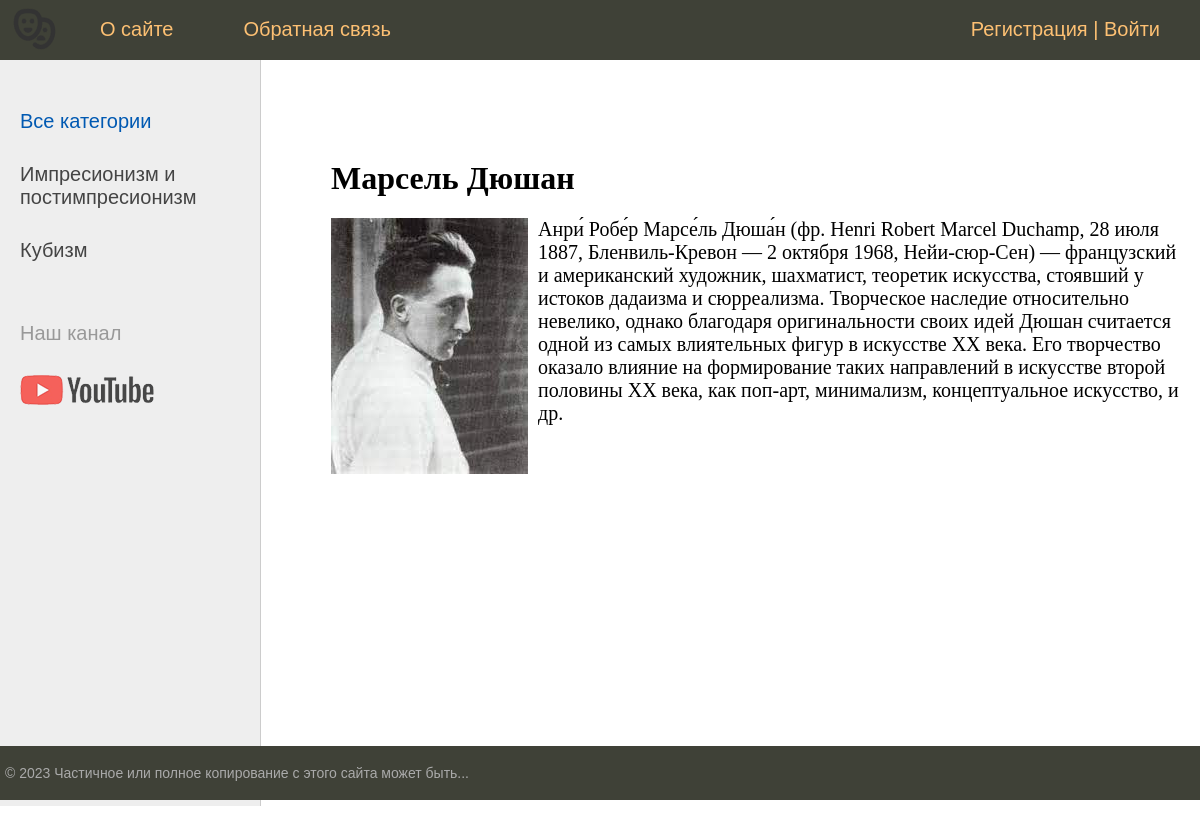
The app's page /post/marsel-dushan/ with its own data.
### artists/models.py (models this page shows, shortened)
class Category(models.Model):
    name = models.CharField(max_length=100, db_index=True, verbose_name="Категория")
    slug = models.SlugField(max_length=255, unique=True, db_index=True, verbose_name="URL")
    def get_absolute_url(self):
        return reverse("category", kwargs={"cat_slug": self.slug})
    class Meta:
        verbose_name = "Категории"
        verbose_name_plural = "Категории"
        ordering = ["id"]

class Artists(models.Model):
    title = models.CharField(max_length=250, verbose_name="Заголовок")
    slug = models.SlugField(max_length=255, unique=True, db_index=True, verbose_name='URL')
    content = models.TextField(blank=True, verbose_name="Текст статьи")
    photo = models.ImageField(upload_to="photos/%Y/%m/%d/", verbose_name="Фото")
    time_create = models.DateTimeField(auto_now_add=True, verbose_name="Время создания")
    time_update = models.DateTimeField(auto_now=True, verbose_name="Время изменения")
    is_published = models.BooleanField(default=True, verbose_name="Публикация")
    cat = models.ForeignKey("Category", on_delete=models.PROTECT, verbose_name="Категории")
    def __str__(self):
        return self.title
    class Meta:
        verbose_name = "Художники"
        verbose_name_plural = "Известные Художники"
        ordering = ["-time_create"]

### artists/views.py (the view)
# urls.py: path("post/<slug:post_slug>/", views.ShowPost.as_view(), name="post"),
class ShowPost(DataMixin, DetailView):
    model = Artists
    template_name = "artists/post.html"
    context_object_name = "post"
    slug_url_kwarg = "post_slug"
    def get_context_data(self, *, object_list=None, **kwargs):
        context = super().get_context_data(**kwargs)
        c_def = self.get_user_context(title=context["post"])
        return dict(list(context.items()) + list(c_def.items()))

### artists/utils.py (called while the page is built)
    def get_user_context(self, **kwargs):
        context = kwargs
        cats = Category.objects.annotate(Count('artists'))
        user_menu = menu.copy()
        if not self.request.user.is_authenticated:
            user_menu.pop(1)
        context['menu'] = user_menu
        context["cats"] = cats
        if "cat_selected" not in context:
            context["cat_selected"] = 0
        return context

### artists/templates/artists/post.html
{% extends "artists/base.html" %}
{% block content %}
<h1>{{ post.title }}</h1>
{% if post.photo %}
<p><img class="img-article-left" src="{{ post.photo.url }}"></p>
{% endif %}
<article>{{ post.content|linebreaks }}</article>
{% endblock content %}

### artists/templates/artists/base.html (shortened to what this page needs)
{% load static %}
{% load artists_tag %}
<!DOCTYPE html>
<html>
<head>
    <link rel='stylesheet' type='text/css' href='{% static "artists/css/styles.css" %}'>
</head>
<body>
<table class="table-page" border=0 cellpadding="0" cellspacing="0">
<tr><td valign="top">
{% block mainmenu %}
    <div class="header">
        <ul id="mainmenu" class="mainmenu">
        <li class="logo"><a href="{% url 'home' %}"><div class="logo"></div></a></li>
{% for m in menu %}
        <li><a href="{% url m.url_name %}">{{ m.title }}</a></li>
{% endfor %}
        {% if request.user.is_authenticated%}
        <li class="last">{{ user.username }} | <a href="{% url 'logout' %}">Выйти</a></li>
        {% else %}
        <li class="last"><a href="{% url 'register' %}">Регистрация</a> | <a href="{% url 'login' %}">Войти</a></li>
        {% endif %}
        </ul>
    </div>
{% endblock mainmenu %}
<table class="table-content" border=0 cellpadding="0" cellspacing="0">
<tr>
    <td valign="top" class="left-chapters">
    <ul id="leftchpters">
{% if cat_selected == 0 %}
        <li class="selected">Все категории</li>
{% else %}
        <li ><a href="{% url 'home' %}">Все категории</a></li>
{% endif %}
{% for c in cats %}
    {% if c.artists__count > 0 %}
        {% if c.pk == cat_selected %}
            <li class="selected">{{ c.name }}</li>
        {% else %}
            <li><a href="{{ c.get_absolute_url }}">{{ c.name }}</a></li>
        {% endif %}
    {% endif %}
{% endfor %}
        <li class="share">
            <p>Наш канал</p>
            <a class="share-yt" href="#"></a>
        </li>
    </ul>
</td>
<td valign="top" class="content">
    <div class="content-text">
{% block content %}
{% endblock content %}
    </div>
</td></tr></table>
</td></tr>
<tr><td valign=top>
    <div id="footer">
        <p>&copy; 2023 Частичное или полное копирование с этого сайта может быть...</p>
    </div>
</td></tr></table>
</body>
</html>

### artists/static/artists/css/styles.css (style rules this page uses)
html, body { font-family: 'Arial'; margin: 0; padding: 0; height: 100%; width: 100%; color: #444; }
a { color: #0059b2; text-decoration: none; }
img { max-width: 600px; height: auto; }
img.img-article-left { max-width: 300px; height: auto; float: left; padding: 0 10px 10px 0; }
.table-page { width: 100%; height: 100%; vertical-align: top; }
.table-page tr { height: 100%; }
.header { background: #3F4137; height: 60px; }
.logo { background: url('../images/logo.png') no-repeat 10px 5px; width: 70px; height: 60px; }
ul.mainmenu { list-style: none; margin: 0; padding: 0; height: 60px; color: #fdc073; font-size: 20px; overflow: hidden; }
ul.mainmenu li { float: left; margin: 18px 40px 0 30px; }
ul.mainmenu li.logo { margin: 0; }
ul.mainmenu li.last { float: right; }
ul.mainmenu li a { color: #fdc073; text-decoration: none; }
.table-content { width: 100%; min-height: 100%; height: 100%; }
.left-chapters { margin: 0; background: #eee; border-right: 1px solid #ccc; min-height: 100%; }
.left-chapters ul { width: 230px; min-height: 100%; margin: 0; padding: 20px 10px 10px 20px; list-style: none; font-size: 20px; }
.left-chapters ul li { margin: 30px 0 0 0; color: #999; }
.left-chapters ul li.selected { color: #0059b2; }
.left-chapters ul li a { color: #444; text-decoration: none; }
.left-chapters ul li.share { margin: 60px 0 0 0; }
.left-chapters ul li.share p { margin: 30px 0 30px 0; }
.left-chapters ul li.share a { display: inline-block; width: 40px; height: 40px; margin: 0 20px 0 0; }
.left-chapters ul li.share a.share-yt { width: 100%; height: 30px; background: url('../images/share_yt.png') no-repeat 0 0 }
.content { padding: 40px 20px 20px 40px; width: 100%; box-sizing: border-box; }
.content-text { margin: 60px 0 0 30px; color: #000; font-size: 20px; font-family: Yandex Sans Display Light; }
.content-text h1 { font-size: 32px; }
#footer { box-sizing: border-box; background: #3F4137; padding: 5px; color: #aaa; font-size: 14px; font-family: Verdana, Geneva, Arial, Helvetica; text-align: left; overflow: hidden; }

### records on screen
Category: name "Импресионизм и постимпресионизм"
Category: name "Кубизм"
Artists: title "Марсель Дюшан", photo (picture), content "Анри́ Робе́р Марсе́ль Дюша́н (фр. Henri Robert Marcel Duchamp, 28 июля 1887, Бленвиль-Кревон — 2 октября 1968, Нейи-сюр-Сен) — французский и американский художник, шахматист, теоретик искусства, стоявший у истоков дадаизма и сюрреализма. Творческое наследие относительно невелико, однако благодаря оригинальности своих идей Дюшан считается одной из самых влиятельных фигур в искусстве XX века. Его творчество оказало влияние на формирование таких направлений в искусстве второй половины XX века, как поп-арт, минимализм, концептуальное искусство, и др."

### other values on screen
{{ m.title }} "О сайте" "Обратная связь"
